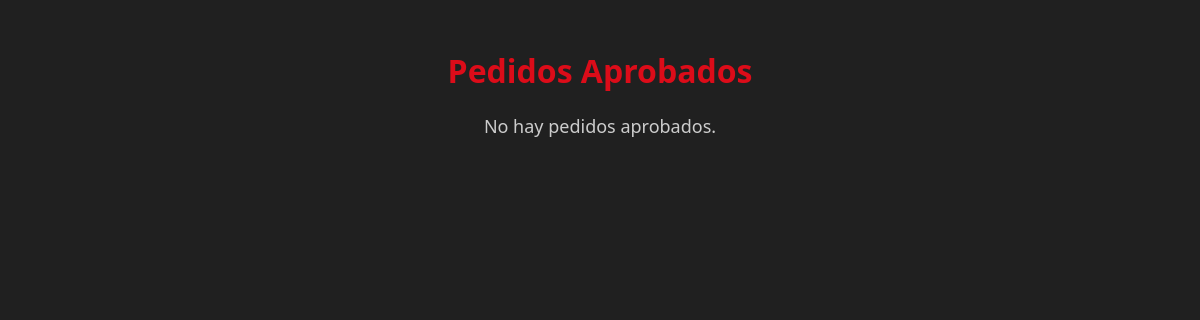
Before: /api/venta/bodeguero_site/ with the older database file.
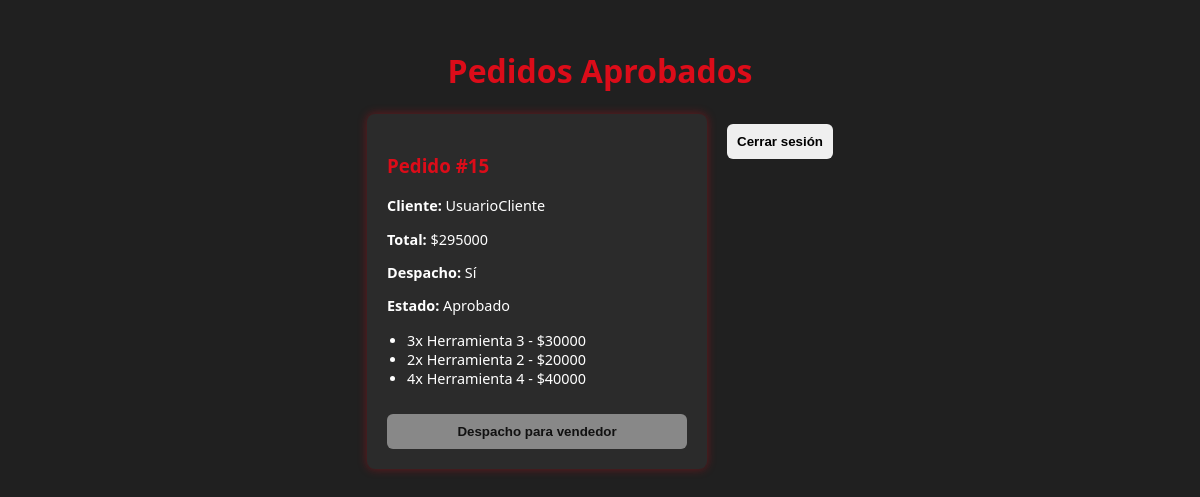
After: the same page with the newer database file.
### api_venta/models.py (models this page shows, shortened)
class Pedido(models.Model):
    usuario = models.ForeignKey(
        settings.AUTH_USER_MODEL,
        on_delete=models.CASCADE,
        related_name='pedidos'
    )
    fecha = models.DateTimeField(
        auto_now_add=True,
        help_text="Fecha y hora en que se creó el pedido."
    )
    productos = models.JSONField(
        help_text="Copia exacta del carrito en el momento del pedido."
    )
    total = models.IntegerField(
        help_text="Total a pagar por el pedido (en la moneda local)."
    )
    despacho = models.BooleanField(
        default=False,
        help_text="Indica si el pedido incluye despacho a domicilio."
    )
    aprobado = models.BooleanField(
        null=True,
        help_text="Estado de aprobación: None=pending, True=approved, False=rejected."
    )
    preparado = models.BooleanField(
        default=False,
        help_text="Indica si el pedido fue preparado."
    )
    entregado = models.BooleanField(
        default=False,
        help_text="Indica si el pedido fue entregado al cliente."
    )
    pagado = models.BooleanField(
        default=False,
        help_text="Indica si el pedido fue pagado."
    )
    @property
    def estado(self):
        if self.aprobado is None:
            return "Pendiente"
        elif self.aprobado is True:
            return "Aprobado"
        elif self.preparado is False:
            return "Rechazado"
        else:
            return "Listo para " + ("despacho" if self.despacho else "retiro")

### api_usuario/models.py (models this page shows, shortened)
class Usuario(AbstractBaseUser, PermissionsMixin):
    TIPO_USUARIO = (
        ('cliente', 'Cliente'),
        ('vendedor', 'Vendedor'),
        ('bodeguero', 'Bodeguero'),
        ('contador', 'Contador'),
        ('administrador', 'Administrador'),
    )
    nombre = models.CharField(max_length=100, unique=True)              # Nombre único (usado para login)
    email = models.EmailField(null=True, blank=True)                    # Correo electrónico
    direccion = models.CharField(max_length=255, null=True, blank=True) # Dirección física
    tipo_usuario = models.CharField(max_length=20, choices=TIPO_USUARIO) # Rol del usuario en el sistema
    is_active = models.BooleanField(default=True)   # ¿Está activo el usuario?
    is_staff = models.BooleanField(default=False)   # ¿Tiene acceso al admin de Django?
    must_change_password = models.BooleanField(default=True)
    USERNAME_FIELD = 'nombre'       # Campo que se usará para iniciar sesión
    REQUIRED_FIELDS = ['email']     # Campos obligatorios al crear un superusuario
    objects = UsuarioManager()

### api_venta/views.py (the view)
# urls.py: path('bodeguero_site/', views.bodeguero_site, name='bodeguero_site'),
def bodeguero_site(request):
    pedidos = Pedido.objects.filter(aprobado=True)
    return render(request, 'api_venta/bodeguero_site.html', {'pedidos': pedidos})

### api_venta/templates/api_venta/bodeguero_site.html (shortened to what this page needs)
{% load static %}
<!DOCTYPE html>
<html lang="es">
<head>
  <link rel="stylesheet" href="{% static 'api_venta/css/bodeguero_site.css' %}">
</head>
<body>
<h1>Pedidos Aprobados</h1>
{% if pedidos %}
  <div class="contenedor-pedidos">
    {% for pedido in pedidos %}
      <div class="card-pedido">
        <h3>Pedido #{{ pedido.id }}</h3>
        <p><strong>Cliente:</strong> {{ pedido.usuario.nombre }}</p>
        <p><strong>Total:</strong> ${{ pedido.total }}</p>
        <p><strong>Despacho:</strong> {{ pedido.despacho|yesno:"Sí,No" }}</p>
        <p><strong>Estado:</strong> {{ pedido.estado }}</p>
        <ul>
          {% for item in pedido.productos %}
            <li>{{ item.cantidad }}x {{ item.nombre }} - ${{ item.precio }}</li>
          {% endfor %}
        </ul>
        {% if not pedido.preparado %}
          <form method="post" action="{% url 'preparar_pedido' pedido.id %}">
            {% csrf_token %}
            <button type="submit" class="btn-preparar">Preparar pedido</button>
          </form>
        {% else %}
          {% if pedido.despacho %}
            <button disabled class="btn-despacho">Despacho para vendedor</button>
          {% else %}
            <button disabled class="btn-retiro">Retiro en tienda</button>
          {% endif %}
        {% endif %}
      </div>
    {% endfor %}
        <form method="POST" action="{% url 'logout' %}">
          <button type="submit">Cerrar sesión</button>
        </form>
  </div>
{% else %}
  <p class="mensaje-vacio">No hay pedidos aprobados.</p>
{% endif %}
</body>
</html>

Changed rows visible on the page:
added Pedido: id "15", usuario.nombre "UsuarioCliente", total "295000", despacho "Sí", estado "Aprobado", cantidad "3" "2" "4", nombre "Herramienta 3" "Herramienta 2" "Herramienta 4", precio "30000" "20000" "40000", preparado "Despacho para vendedor"
Other visible differences:
text no longer shown: "No hay pedidos aprobados."
text now shown: "Cerrar sesión"
